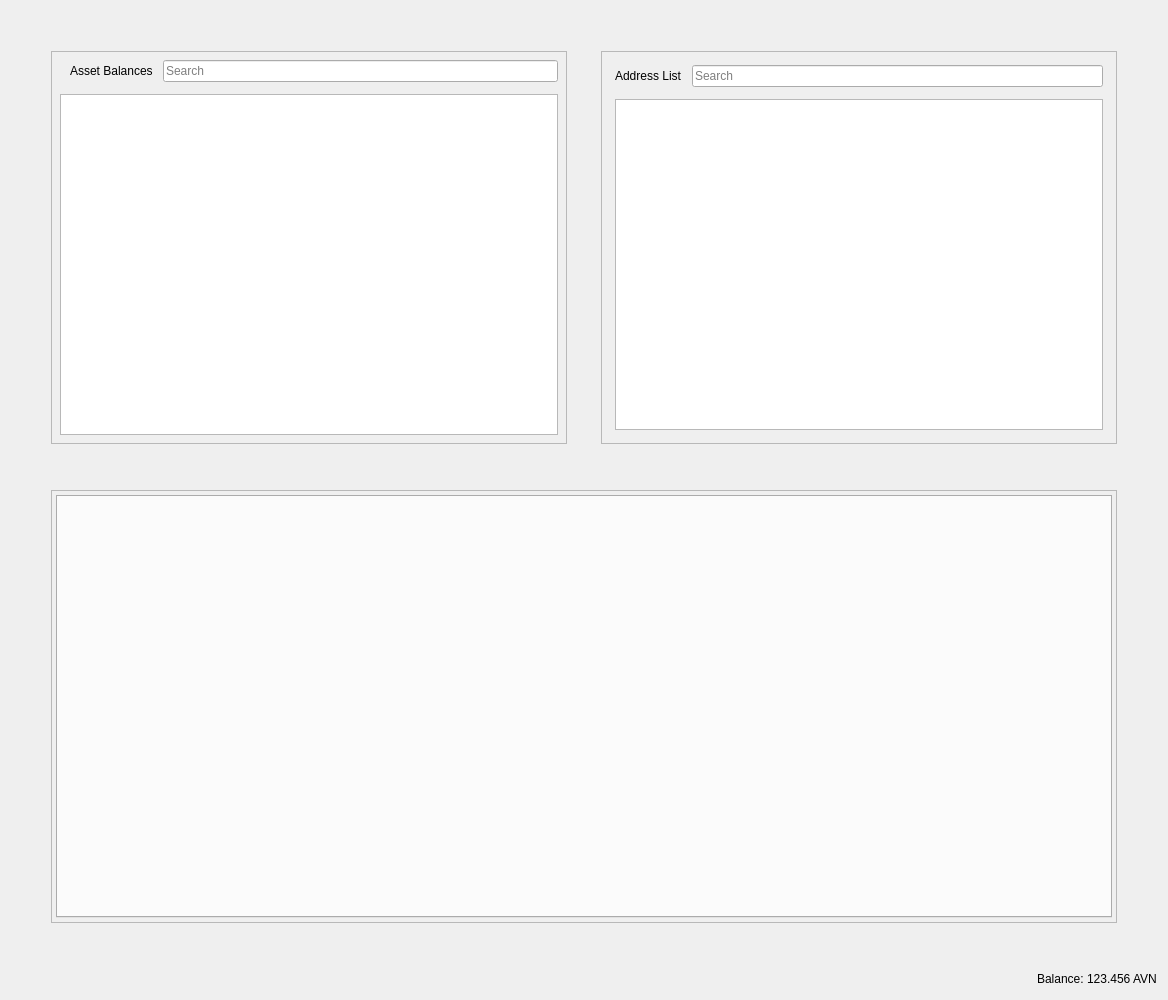
<?xml version="1.0" encoding="UTF-8"?>
<ui version="4.0">
 <class>RestrictedAssetsDialog</class>
 <widget class="QDialog" name="RestrictedAssetsDialog">
  <property name="geometry">
   <rect>
    <x>0</x>
    <y>0</y>
    <width>1168</width>
    <height>1000</height>
   </rect>
  </property>
  <property name="windowTitle">
   <string>Send Coins</string>
  </property>
  <layout class="QVBoxLayout" name="verticalLayout">
   <item>
    <layout class="QHBoxLayout" name="horizontalLayout">
     <property name="spacing">
      <number>34</number>
     </property>
     <property name="leftMargin">
      <number>40</number>
     </property>
     <property name="topMargin">
      <number>40</number>
     </property>
     <property name="rightMargin">
      <number>40</number>
     </property>
     <property name="bottomMargin">
      <number>40</number>
     </property>
     <item>
      <widget class="QFrame" name="frameAssetBalance">
       <property name="frameShape">
        <enum>QFrame::StyledPanel</enum>
       </property>
       <property name="frameShadow">
        <enum>QFrame::Raised</enum>
       </property>
       <layout class="QVBoxLayout" name="verticalLayout_7">
        <property name="spacing">
         <number>12</number>
        </property>
        <property name="leftMargin">
         <number>4</number>
        </property>
        <property name="topMargin">
         <number>4</number>
        </property>
        <property name="rightMargin">
         <number>4</number>
        </property>
        <property name="bottomMargin">
         <number>4</number>
        </property>
        <item>
         <layout class="QVBoxLayout" name="verticalLayout_4">
          <property name="spacing">
           <number>12</number>
          </property>
          <property name="leftMargin">
           <number>4</number>
          </property>
          <property name="topMargin">
           <number>4</number>
          </property>
          <property name="rightMargin">
           <number>4</number>
          </property>
          <property name="bottomMargin">
           <number>4</number>
          </property>
          <item>
           <layout class="QHBoxLayout" name="horizontalLayout_8">
            <property name="spacing">
             <number>10</number>
            </property>
            <property name="leftMargin">
             <number>10</number>
            </property>
            <item>
             <widget class="QLabel" name="labelAssetBalance">
              <property name="text">
               <string>Asset Balances</string>
              </property>
             </widget>
            </item>
            <item>
             <widget class="QLineEdit" name="lineEditAssetSearch">
              <property name="placeholderText">
               <string>Search</string>
              </property>
             </widget>
            </item>
           </layout>
          </item>
          <item>
           <widget class="QTableView" name="listAssets"/>
          </item>
         </layout>
        </item>
       </layout>
      </widget>
     </item>
     <item>
      <widget class="QFrame" name="frameAddressList">
       <property name="frameShape">
        <enum>QFrame::StyledPanel</enum>
       </property>
       <property name="frameShadow">
        <enum>QFrame::Raised</enum>
       </property>
       <layout class="QVBoxLayout" name="verticalLayout_10">
        <property name="spacing">
         <number>12</number>
        </property>
        <item>
         <layout class="QVBoxLayout" name="verticalLayout_9">
          <property name="spacing">
           <number>12</number>
          </property>
          <property name="leftMargin">
           <number>4</number>
          </property>
          <property name="topMargin">
           <number>4</number>
          </property>
          <property name="rightMargin">
           <number>4</number>
          </property>
          <property name="bottomMargin">
           <number>4</number>
          </property>
          <item>
           <layout class="QHBoxLayout" name="horizontalLayout_9">
            <property name="spacing">
             <number>10</number>
            </property>
            <property name="leftMargin">
             <number>0</number>
            </property>
            <property name="topMargin">
             <number>0</number>
            </property>
            <property name="rightMargin">
             <number>0</number>
            </property>
            <property name="bottomMargin">
             <number>0</number>
            </property>
            <item>
             <widget class="QLabel" name="labelAddressList">
              <property name="text">
               <string>Address List</string>
              </property>
             </widget>
            </item>
            <item>
             <widget class="QLineEdit" name="lineEditAddressSearch">
              <property name="placeholderText">
               <string>Search</string>
              </property>
             </widget>
            </item>
           </layout>
          </item>
          <item>
           <widget class="QTableView" name="myAddressList"/>
          </item>
         </layout>
        </item>
       </layout>
      </widget>
     </item>
    </layout>
   </item>
   <item>
    <layout class="QHBoxLayout" name="horizontalLayout_4">
     <property name="spacing">
      <number>34</number>
     </property>
     <property name="leftMargin">
      <number>40</number>
     </property>
     <property name="topMargin">
      <number>0</number>
     </property>
     <property name="rightMargin">
      <number>40</number>
     </property>
     <property name="bottomMargin">
      <number>40</number>
     </property>
     <item>
      <widget class="QFrame" name="tabFrame">
       <property name="frameShape">
        <enum>QFrame::StyledPanel</enum>
       </property>
       <property name="frameShadow">
        <enum>QFrame::Raised</enum>
       </property>
       <layout class="QVBoxLayout" name="verticalLayout_8">
        <property name="spacing">
         <number>12</number>
        </property>
        <property name="leftMargin">
         <number>4</number>
        </property>
        <property name="topMargin">
         <number>4</number>
        </property>
        <property name="rightMargin">
         <number>4</number>
        </property>
        <property name="bottomMargin">
         <number>4</number>
        </property>
        <item>
         <widget class="QTabWidget" name="tabWidget">
          <property name="tabPosition">
           <enum>QTabWidget::North</enum>
          </property>
          <property name="tabShape">
           <enum>QTabWidget::Rounded</enum>
          </property>
          <property name="currentIndex">
           <number>-1</number>
          </property>
          <property name="elideMode">
           <enum>Qt::ElideNone</enum>
          </property>
         </widget>
        </item>
       </layout>
      </widget>
     </item>
    </layout>
   </item>
   <item>
    <layout class="QHBoxLayout" name="horizontalLayout_2">
     <property name="spacing">
      <number>3</number>
     </property>
     <item>
      <spacer name="horizontalSpacer">
       <property name="orientation">
        <enum>Qt::Horizontal</enum>
       </property>
       <property name="sizeHint" stdset="0">
        <size>
         <width>40</width>
         <height>20</height>
        </size>
       </property>
      </spacer>
     </item>
     <item alignment="Qt::AlignRight">
      <widget class="QLabel" name="label">
       <property name="sizePolicy">
        <sizepolicy hsizetype="Preferred" vsizetype="Fixed">
         <horstretch>0</horstretch>
         <verstretch>0</verstretch>
        </sizepolicy>
       </property>
       <property name="text">
        <string>Balance:</string>
       </property>
      </widget>
     </item>
     <item alignment="Qt::AlignRight">
      <widget class="QLabel" name="labelBalance">
       <property name="sizePolicy">
        <sizepolicy hsizetype="Preferred" vsizetype="Fixed">
         <horstretch>0</horstretch>
         <verstretch>0</verstretch>
        </sizepolicy>
       </property>
       <property name="cursor">
        <cursorShape>IBeamCursor</cursorShape>
       </property>
       <property name="text">
        <string notr="true">123.456 AVN</string>
       </property>
       <property name="textInteractionFlags">
        <set>Qt::LinksAccessibleByMouse|Qt::TextSelectableByKeyboard|Qt::TextSelectableByMouse</set>
       </property>
      </widget>
     </item>
    </layout>
   </item>
  </layout>
 </widget>
 <resources>
  <include location="../avian.qrc"/>
 </resources>
 <connections/>
</ui>
